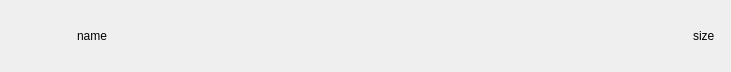
<?xml version="1.0" encoding="UTF-8"?>
<ui version="4.0">
 <class>FolderListItemWidget</class>
 <widget class="QWidget" name="FolderListItemWidget">
  <property name="geometry">
   <rect>
    <x>0</x>
    <y>0</y>
    <width>731</width>
    <height>70</height>
   </rect>
  </property>
  <property name="windowTitle">
   <string>Form</string>
  </property>
  <layout class="QHBoxLayout" name="horizontalLayout_2">
   <item>
    <layout class="QHBoxLayout" name="horizontalLayout">
     <item>
      <spacer name="horizontalSpacer">
       <property name="orientation">
        <enum>Qt::Horizontal</enum>
       </property>
       <property name="sizeType">
        <enum>QSizePolicy::Fixed</enum>
       </property>
       <property name="sizeHint" stdset="0">
        <size>
         <width>5</width>
         <height>20</height>
        </size>
       </property>
      </spacer>
     </item>
     <item>
      <widget class="QLabel" name="icon">
       <property name="sizePolicy">
        <sizepolicy hsizetype="Fixed" vsizetype="Fixed">
         <horstretch>0</horstretch>
         <verstretch>0</verstretch>
        </sizepolicy>
       </property>
       <property name="minimumSize">
        <size>
         <width>50</width>
         <height>50</height>
        </size>
       </property>
       <property name="maximumSize">
        <size>
         <width>50</width>
         <height>50</height>
        </size>
       </property>
       <property name="text">
        <string/>
       </property>
      </widget>
     </item>
     <item>
      <spacer name="horizontalSpacer_2">
       <property name="orientation">
        <enum>Qt::Horizontal</enum>
       </property>
       <property name="sizeType">
        <enum>QSizePolicy::Fixed</enum>
       </property>
       <property name="sizeHint" stdset="0">
        <size>
         <width>5</width>
         <height>20</height>
        </size>
       </property>
      </spacer>
     </item>
     <item>
      <widget class="QLabel" name="name">
       <property name="text">
        <string>name</string>
       </property>
      </widget>
     </item>
     <item>
      <spacer name="horizontalSpacer_3">
       <property name="orientation">
        <enum>Qt::Horizontal</enum>
       </property>
       <property name="sizeHint" stdset="0">
        <size>
         <width>40</width>
         <height>20</height>
        </size>
       </property>
      </spacer>
     </item>
     <item>
      <widget class="QLabel" name="size">
       <property name="text">
        <string>size</string>
       </property>
      </widget>
     </item>
     <item>
      <spacer name="horizontalSpacer_4">
       <property name="orientation">
        <enum>Qt::Horizontal</enum>
       </property>
       <property name="sizeType">
        <enum>QSizePolicy::Fixed</enum>
       </property>
       <property name="sizeHint" stdset="0">
        <size>
         <width>5</width>
         <height>20</height>
        </size>
       </property>
      </spacer>
     </item>
    </layout>
   </item>
  </layout>
 </widget>
 <resources/>
 <connections/>
</ui>
